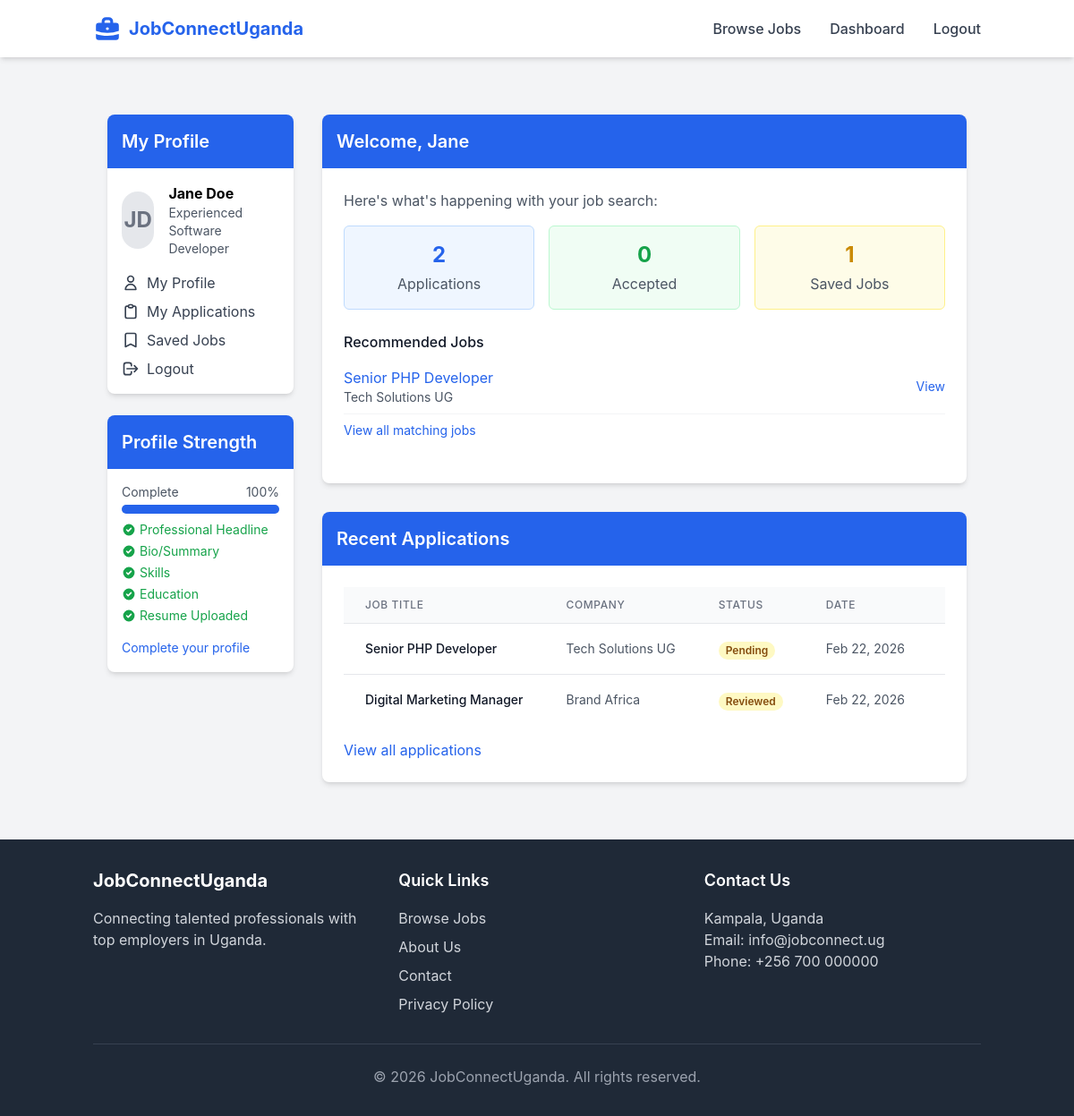
The app's page /job-seeker/dashboard.php (signed in) with its own data.
### tables this page shows
CREATE TABLE job_seeker_profiles (
    profile_id INT AUTO_INCREMENT PRIMARY KEY,
    user_id INT NOT NULL,
    headline VARCHAR(100),
    bio TEXT,
    skills TEXT,
    education TEXT,
    experience TEXT,
    resume_file VARCHAR(255),
    location VARCHAR(100),
    FOREIGN KEY (user_id) REFERENCES users(user_id) ON DELETE CASCADE
);

CREATE TABLE jobs (
    job_id INT AUTO_INCREMENT PRIMARY KEY,
    employer_id INT NOT NULL,
    title VARCHAR(100) NOT NULL,
    description TEXT NOT NULL,
    requirements TEXT NOT NULL,
    location VARCHAR(100) NOT NULL,
    job_type ENUM('full_time', 'part_time', 'contract', 'internship', 'temporary') NOT NULL,
    salary_range VARCHAR(50),
    experience_level VARCHAR(50),
    posted_at TIMESTAMP DEFAULT CURRENT_TIMESTAMP,
    deadline DATE,
    is_active BOOLEAN DEFAULT TRUE,
    views INT DEFAULT 0,
    FOREIGN KEY (employer_id) REFERENCES employers(employer_id) ON DELETE CASCADE
);

CREATE TABLE employers (
    employer_id INT AUTO_INCREMENT PRIMARY KEY,
    user_id INT NOT NULL,
    company_name VARCHAR(100) NOT NULL,
    company_description TEXT,
    industry VARCHAR(50),
    website VARCHAR(100),
    logo VARCHAR(255),
    location VARCHAR(100),
    FOREIGN KEY (user_id) REFERENCES users(user_id) ON DELETE CASCADE
);

CREATE TABLE applications (
    application_id INT AUTO_INCREMENT PRIMARY KEY,
    job_id INT NOT NULL,
    user_id INT NOT NULL,
    cover_letter TEXT,
    resume_file VARCHAR(255),
    applied_at TIMESTAMP DEFAULT CURRENT_TIMESTAMP,
    status ENUM('pending', 'reviewed', 'accepted', 'rejected') DEFAULT 'pending',
    FOREIGN KEY (job_id) REFERENCES jobs(job_id) ON DELETE CASCADE,
    FOREIGN KEY (user_id) REFERENCES users(user_id) ON DELETE CASCADE
);

### job-seeker/dashboard.php (the view, shortened to what the rows shown need)
<?php
require_once '../includes/config.php';
$user_id = $_SESSION['user_id'];
$profile = getJobSeekerProfile($pdo, $user_id);
$applications = getUserApplications($pdo, $user_id);
require_once '../includes/header.php';
?>
<div class="container mx-auto px-4 py-8">
    <div class="flex flex-col md:flex-row gap-8">
        <div class="md:w-1/4">
            <div class="bg-white rounded-lg shadow-md overflow-hidden">
                <div class="bg-blue-600 p-4 text-white">
                    <h2 class="text-xl font-semibold">My Profile</h2>
                </div>
                <div class="p-4">
                    <div class="flex items-center mb-4">
                        <div>
                            <h3 class="font-bold"><?php echo $_SESSION['first_name'] . ' ' . $_SESSION['last_name']; ?></h3>
                            <p class="text-gray-600 text-sm"><?php echo $profile['headline'] ?? 'Job Seeker'; ?></p>
                        </div>
                    </div>
                </div>
            </div>
            <div class="bg-white rounded-lg shadow-md overflow-hidden mt-6">
                <div class="bg-blue-600 p-4 text-white">
                    <h2 class="text-xl font-semibold">Profile Strength</h2>
                </div>
            </div>
        </div>
        <div class="md:w-3/4">
            <div class="bg-white rounded-lg shadow-md overflow-hidden mb-8">
                <div class="bg-blue-600 p-4 text-white">
                    <h2 class="text-xl font-semibold">Welcome, <?php echo $_SESSION['first_name']; ?></h2>
                </div>
                <div class="p-6">
                    <div class="mb-6">
                        <?php
                        if (!empty($profile['skills'])) {
                            $skills = explode(',', $profile['skills']);
                            $skillQuery = '%' . trim($skills[0]) . '%';
                            $stmt = $pdo->prepare("SELECT j.job_id, j.title, e.company_name
                                                  FROM jobs j
                                                  JOIN employers e ON j.employer_id = e.employer_id
                                                  WHERE j.description LIKE ? OR j.requirements LIKE ?
                                                  ORDER BY j.posted_at DESC
                                                  LIMIT 3");
                            $stmt->execute([$skillQuery, $skillQuery]);
                            $recommendedJobs = $stmt->fetchAll();
                            if (!empty($recommendedJobs)) {
                                echo '<ul class="space-y-2">';
                                foreach ($recommendedJobs as $job) {
                                    echo '<li class="flex justify-between items-center py-2 border-b border-gray-100">';
                                    echo '<div>';
                                    echo '<a href="' . BASE_URL . '/job-details.php?id=' . $job['job_id'] . '" class="text-blue-600 hover:underline">' . $job['title'] . '</a>';
                                    echo '<p class="text-sm text-gray-600">' . $job['company_name'] . '</p>';
                                    echo '</div>';
                                    echo '<a href="' . BASE_URL . '/job-details.php?id=' . $job['job_id'] . '" class="text-sm text-blue-600 hover:text-blue-800">View</a>';
                                    echo '</li>';
                                }
                                echo '</ul>';
                            } else {
                                echo '<p class="text-gray-600">No recommended jobs found based on your skills.</p>';
                            }
                        } else {
                            echo '<p class="text-gray-600">Add skills to your profile to get job recommendations.</p>';
                        }
                        ?>
                    </div>
                </div>
            </div>
            <div class="bg-white rounded-lg shadow-md overflow-hidden">
                <div class="bg-blue-600 p-4 text-white">
                    <h2 class="text-xl font-semibold">Recent Applications</h2>
                </div>
                <div class="p-6">
                    <?php if (empty($applications)): ?>
                        <p class="text-gray-600">You haven't applied to any jobs yet.</p>
                        <a href="<?php echo BASE_URL; ?>/jobs.php" class="mt-4 inline-block bg-blue-600 text-white px-4 py-2 rounded-md hover:bg-blue-700 transition duration-300">Browse Jobs</a>
                    <?php else: ?>
                        <div class="overflow-x-auto">
                            <table class="min-w-full divide-y divide-gray-200">
                                <thead class="bg-gray-50">
                                    <tr>
                                        <th scope="col" class="px-6 py-3 text-left text-xs font-medium text-gray-500 uppercase tracking-wider">Job Title</th>
                                        <th scope="col" class="px-6 py-3 text-left text-xs font-medium text-gray-500 uppercase tracking-wider">Company</th>
                                        <th scope="col" class="px-6 py-3 text-left text-xs font-medium text-gray-500 uppercase tracking-wider">Status</th>
                                        <th scope="col" class="px-6 py-3 text-left text-xs font-medium text-gray-500 uppercase tracking-wider">Date</th>
                                        <th scope="col" class="px-6 py-3 text-left text-xs font-medium text-gray-500 uppercase tracking-wider">Actions</th>
                                    </tr>
                                </thead>
                                <tbody class="bg-white divide-y divide-gray-200">
                                    <?php foreach (array_slice($applications, 0, 5) as $application): ?>
                                        <tr>
                                            <td class="px-6 py-4 whitespace-nowrap">
                                                <div class="text-sm font-medium text-gray-900"><?php echo $application['title']; ?></div>
                                            </td>
                                            <td class="px-6 py-4 whitespace-nowrap">
                                                <div class="text-sm text-gray-600"><?php echo $application['company_name']; ?></div>
                                            </td>
                                            <td class="px-6 py-4 whitespace-nowrap">
                                                <span class="px-2 inline-flex text-xs leading-5 font-semibold rounded-full
                                                    <?php echo $application['status'] === 'accepted' ? 'bg-green-100 text-green-800' :
                                                          ($application['status'] === 'rejected' ? 'bg-red-100 text-red-800' : 'bg-yellow-100 text-yellow-800'); ?>">
                                                    <?php echo ucfirst($application['status']); ?>
                                                </span>
                                            </td>
                                            <td class="px-6 py-4 whitespace-nowrap text-sm text-gray-600">
                                                <?php echo date('M j, Y', strtotime($application['applied_at'])); ?>
                                            </td>
                                            <td class="px-6 py-4 whitespace-nowrap text-sm font-medium">
                                            </td>
                                        </tr>
                                    <?php endforeach; ?>
                                </tbody>
                            </table>
                        </div>
                    <?php endif; ?>
                </div>
            </div>
        </div>
    </div>
</div>
<?php require_once '../includes/footer.php'; ?>

### records on screen
job_seeker_profiles: headline "Experienced Software Developer"
jobs: title "Senior PHP Developer", employer.company_name "Tech Solutions UG"
applications: job.title "Senior PHP Developer", employers.company_name "Tech Solutions UG", status "Pending", applied_at "Feb 22, 2026"
applications: job.title "Digital Marketing Manager", employers.company_name "Brand Africa", status "Reviewed", applied_at "Feb 22, 2026"

### other values on screen
substr($_SESSION['first_name'], 0, 1) "J"
substr($_SESSION['last_name'], 0, 1) "D"
$_SESSION['first_name'] "Jane"
$_SESSION['last_name'] "Doe"
$completeness "100"
count($applications) "2"
count($savedJobs) "1"
